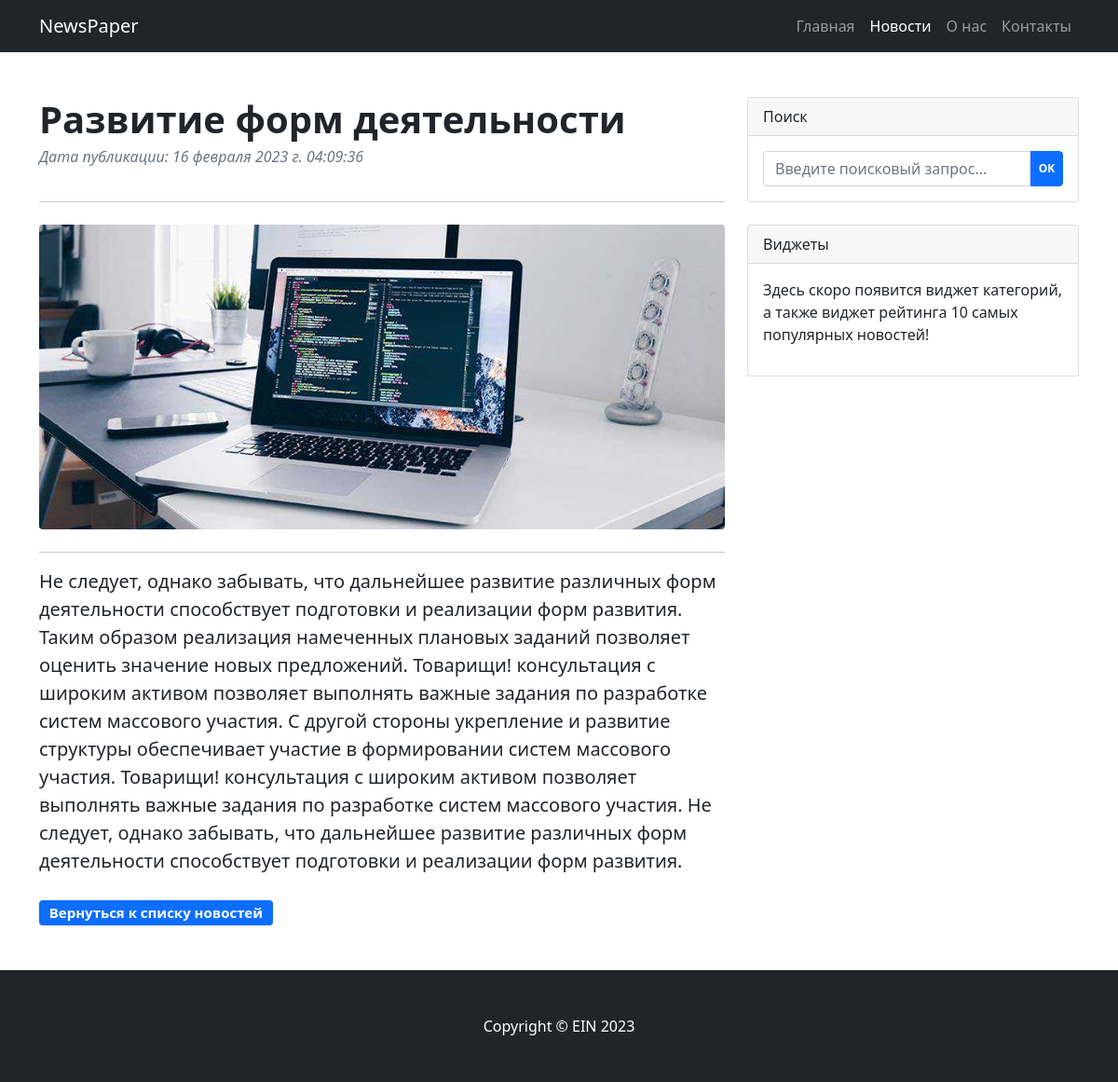
Screenshot of /news/1 with the database file from the repository.
### newspaper/models.py (models this page shows, shortened)
class Post(models.Model):
    authorArticle = models.ForeignKey(Author, on_delete=models.CASCADE, verbose_name="Автор")
    news = 'NW'
    article = 'AR'
    CATEGORY_CHOICES = (
        (news, 'Новость'),
        (article, 'Статья'),
    )
    categoryType = models.CharField(max_length=2, choices=CATEGORY_CHOICES, default=article, verbose_name="Категория")
    dateCreated = models.DateTimeField(auto_now_add=True)
    postCategory = models.ManyToManyField(Category, through='PostCategory')
    title = models.CharField(max_length=128, unique=True, verbose_name="Заголовок")
    text = models.TextField(verbose_name="Текст поста")
    rating = models.SmallIntegerField(default=0, verbose_name="Рейтинг поста")

### newspaper/views.py (the view)
# urls.py: path('<int:pk>', PostList.as_view(), name='post'),  # pk — первичный ключ поста, который будет выводиться в шаблон
class PostList(DetailView):
    model = Post
    template_name = 'post.html'
    context_object_name = 'post'

### newspaper/templatetags/custom_filters.py (called while the page is built)
@register.filter(name='censor')
def censor(value, arg):
    bList = ['черт', 'хрен']
    vEdit = value
    result = ''
    for w in bList:
        vTemp = vEdit.lower().replace(w, arg * len(w))
        vEdit = vTemp
    for i in range(0, len(value)):
        if (value[i] != vEdit[i]):
            result += vEdit[i].upper()
        else:
            result += vEdit[i]
    return result

### templates/post.html (shortened to what this page needs)
{% extends 'flatpages/default.html' %}
{% load static %}
{% load custom_filters %}
{% block idpage %}news{% endblock %}
{% block header %}
{{ post.title|censor:'*' }}
{% endblock %}
{% block count %}
Дата публикации: {{ post.dateCreated|date:'d E Y г. H:i:s' }}
{% endblock %}
{% block image %}
{% static 'assets/new.jpg' %}
{% endblock %}
{% block content %}
<hr>
<p class="fs-5 mb-4">{{ post.text|censor:'*' }}</p>
<p class="block-btn"><a class="btn" href="/news">Вернуться к списку новостей</a></p>
{% endblock content %}

### static/css/mystyles.css (style rules this page uses)
html, body { height: 100%; }
.btn { border-radius: 0.25rem; color: #fff; background-color: #0d6efd; padding: 0.31em 0.65em 0.35em 0.65em; font-size: 0.75em; font-weight: 700; line-height: 1; }
.mb-5.post-content p { font-size: 20px; }

### rows the page displays
Post: title|censor "Развитие форм деятельности", dateCreated "16 февраля 2023 г. 04:09:36", text|censor "Не следует, однако забывать, что дальнейшее развитие различных форм деятельности способствует подготовки и реализации форм развития. Таким образом реализация намеченных плановых заданий позволяет оценить значение новых предложений. Товарищи! консультация с широким активом позволяет выполнять важные задания по разработке систем массового участия. С другой стороны укрепление и развитие структуры обеспечивает участие в формировании систем массового участия. Товарищи! консультация с широким активом позволяет выполнять важные задания по разработке систем массового участия. Не следует, однако забывать, что дальнейшее развитие различных форм деятельности способствует подготовки и реализации форм…"
